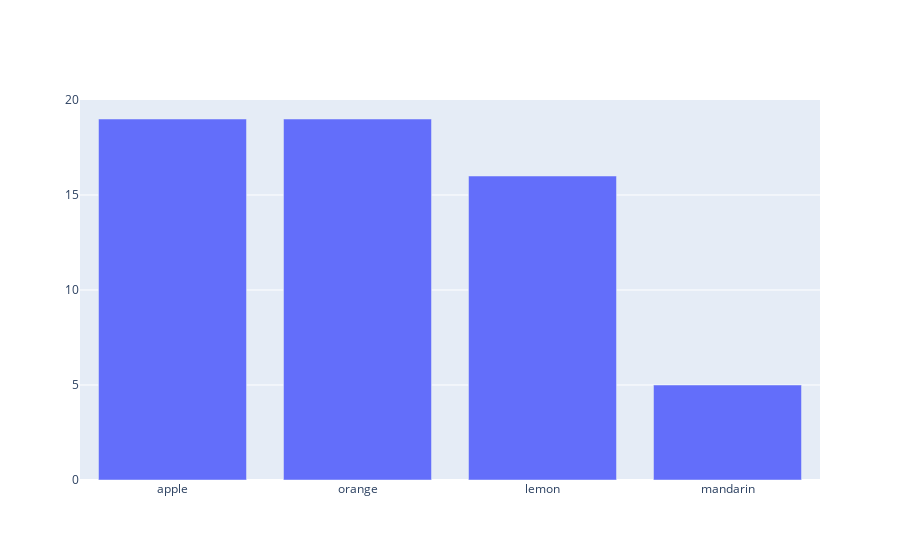

Notebook source saved alongside this figure:
### Code cell
import plotly.graph_objects as go
f_names = fruits.fruit_name.value_counts().index
counts = fruits.fruit_name.value_counts().values
fig = go.Figure([go.Bar(x=f_names, y=counts)])

fig.show()

### Figure 1 — Plotly figure (JSON) as saved in the notebook; plotly's stock layout.template omitted (floating-point values rounded to 4 significant figures)
{"data": [{"type": "bar", "x": ["apple", "orange", "lemon", "mandarin"], "y": [19, 19, 16, 5]}], "layout": {}}
